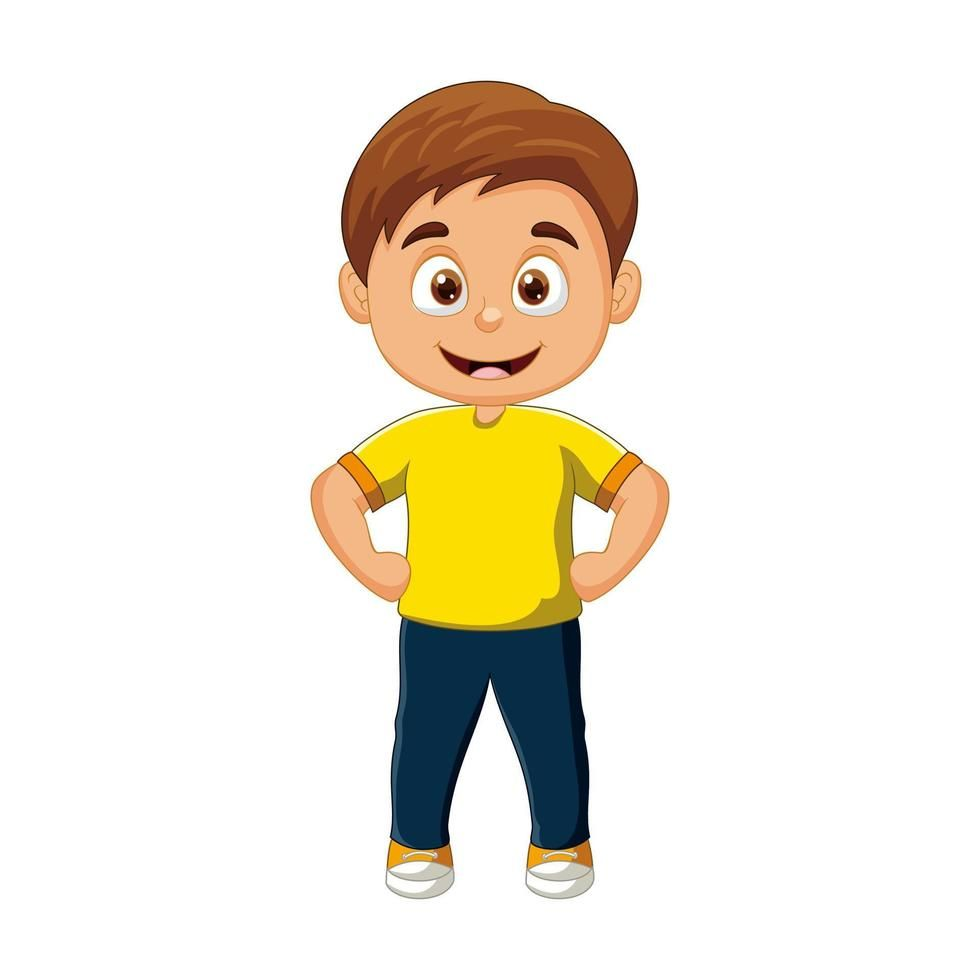
#> input picture CVL/Lab1/kid.jpg, 980 x 980 px
$ python l1q1.py
#> lines starting #> are read from the running program, lines starting #| are printed output that depends on the picture
#import the cv2 library
import cv2

# The function cv2.imread() is used to read an image.
img_grayscale = cv2.imread('kid.jpg', 0)
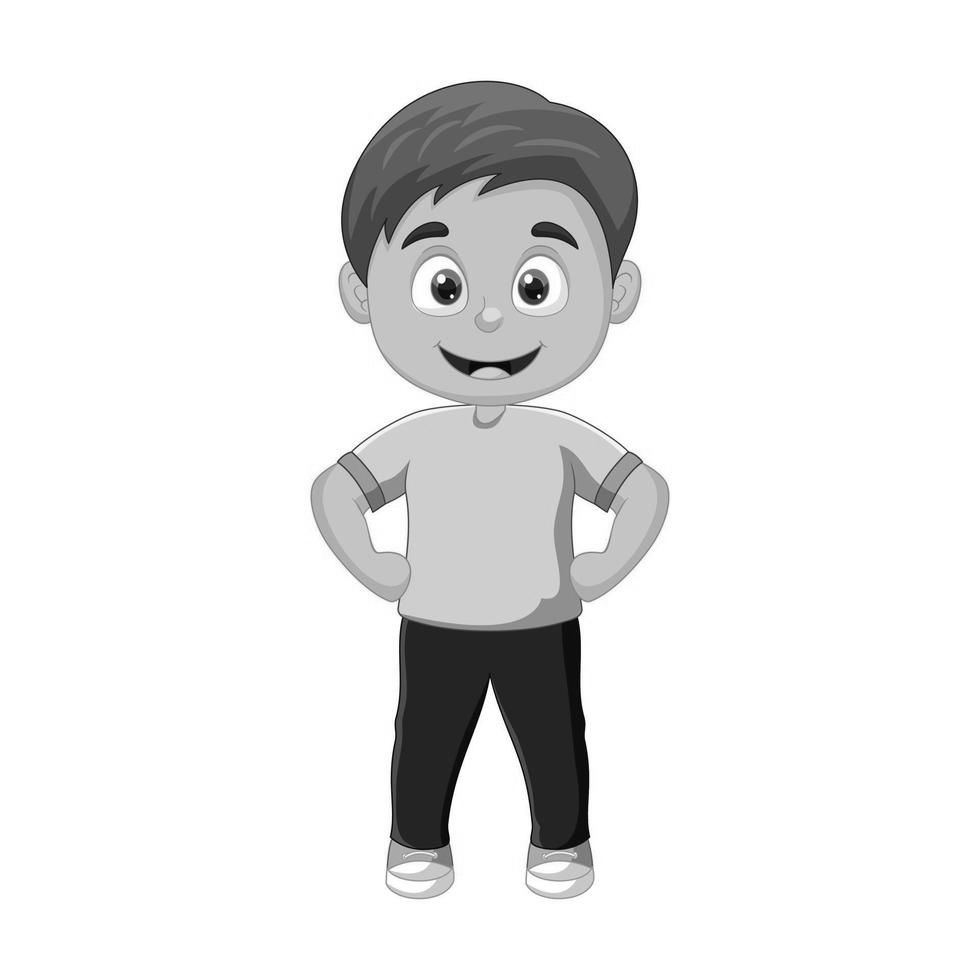
#> img_grayscale: shape (980, 980); min 0, max 255, mean 234.2

# The function cv2.imshow() is used to display an image in a window.
cv2.imshow('grayscale image', img_grayscale)

# read the coloured checkerboard image as color
img_bgr = cv2.imread("kid.jpg", cv2.IMREAD_COLOR)
#> img_bgr is the input picture: shape (980, 980, 3); mean B, G, R 221.2, 233.7, 240.1
print("Extracting the RGB values of each pixel in img_bgr: ", img_bgr)
#> (printed output is left out)

# waitKey() waits for a key press to close the window and specifies indefinite loop
cv2.waitKey(0)

# cv2.destroyAllWindows() simply destroys all the windows we created.
cv2.destroyAllWindows()

# The function cv2.imwrite() is used to write an image.
cv2.imwrite('grayscale.jpg', img_grayscale)
